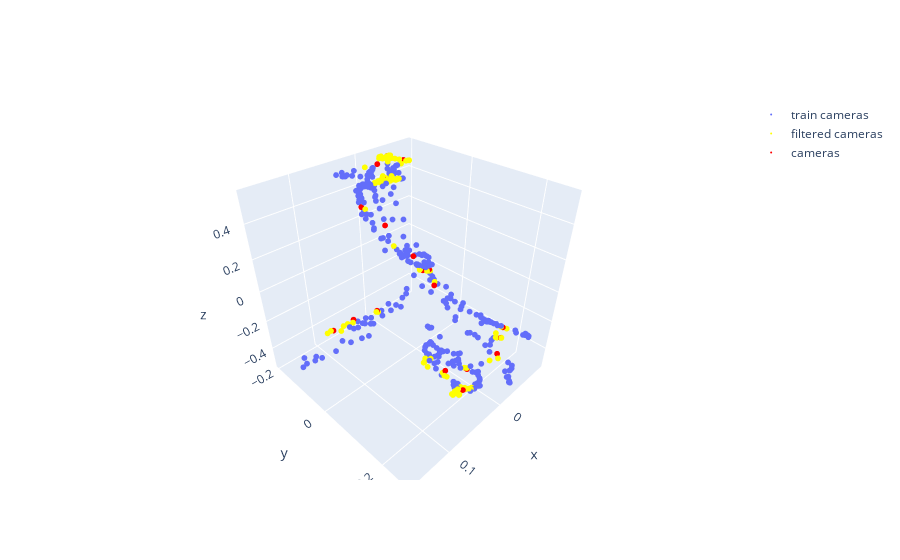

The cell this chart's notebook holds for it:
### Code cell
import plotly.graph_objects as go

layout = go.Layout(
    yaxis=dict(
        range=[-0.01, 0.01],
    ),
    xaxis=dict(
        range=[-0.1, 0.1],

    ),
)
fig = go.Figure(layout=layout)


z_in_range = dataset.xyz_world[:, 2]<5
skip = 5


fig.add_trace(
    go.Scatter3d(
        x=train_poses[:, 0],
        y=train_poses[:, 1],
        z=train_poses[:, 2],
        mode='markers',
        name='train cameras',
        marker=dict(size=2)
    )
)

fig.add_trace(
    go.Scatter3d(
        x=filtered_poses[:, 0],
        y=filtered_poses[:, 1],
        z=filtered_poses[:, 2],
        mode='markers',
        name='filtered cameras',
        marker=dict(size=2, color='yellow')
    )
)

fig.add_trace(
    go.Scatter3d(
        x=test_poses[:, 0],
        y=test_poses[:, 1],
        z=test_poses[:, 2],
        mode='markers',
        name='cameras',
        marker=dict(size=2, color='red')
    )
)

xlines = []
ylines = []
zlines = []
for i in [0, 127, -128, -1]:
    xlines += [start[i, 0], end[i, 0], None]
    ylines += [start[i, 1], end[i, 1], None]
    zlines += [start[i, 2], end[i, 2], None]
    
for p in [[0, 127], [127, -1], [-128, -1], [-128, 0]]:
    xlines += [start[p[0], 0], start[p[1], 0], None]
    ylines += [start[p[0], 1], start[p[1], 1], None]
    zlines += [start[p[0], 2], start[p[1], 2], None]
    xlines += [end[p[0], 0], end[p[1], 0], None]
    ylines += [end[p[0], 1], end[p[1], 1], None]
    zlines += [end[p[0], 2], end[p[1], 2], None]



fig.show()

### Figure 1 — Plotly figure (JSON) as saved in the notebook; plotly's stock layout.template omitted (floating-point values rounded to 4 significant figures; data arrays with more than 128 entries replaced by an {"elided": "..."} marker saying what was removed)
{"data": [{"marker": {"size": 2}, "mode": "markers", "name": "train cameras", "type": "scatter3d", "x": {"elided": "330 float values"}, "y": {"elided": "330 float values"}, "z": {"elided": "330 float values"}}, {"marker": {"color": "yellow", "size": 2}, "mode": "markers", "name": "filtered cameras", "type": "scatter3d", "x": {"elided": "133 float values"}, "y": {"elided": "133 float values"}, "z": {"elided": "133 float values"}}, {"marker": {"color": "red", "size": 2}, "mode": "markers", "name": "cameras", "type": "scatter3d", "x": [0.02445, 0.08638, -0.04337, -0.00714, -0.04383, 0.01734, 0.03229, 0.02902, -0.04729, -0.06984, -0.0172, 0.04389, 0.05299, -0.0102, 0.03864, 0.0231, 0.03244, -0.009748, -0.004572, -0.00405, -0.0623, -0.01725], "y": [0.1422, -0.1501, 0.207, 0.1642, 0.2029, 0.01799, -0.04413, -0.0236, -0.1935, 0.1796, -0.01145, -0.0978, -0.1416, -0.1215, -0.07314, 0.1977, 0.08573, -0.1515, -0.122, 0.04963, -0.1626, 0.01007], "z": [-0.4331, -0.3857, -0.2759, -0.4797, -0.404, 0.1773, 0.3269, 0.2194, 0.5231, -0.3033, -0.007115, 0.4047, -0.37, 0.4618, -0.2477, -0.4954, -0.4298, 0.5406, 0.487, -0.01663, 0.5021, 0.02107]}], "layout": {"xaxis": {"range": [-0.1, 0.1]}, "yaxis": {"range": [-0.01, 0.01]}}}
